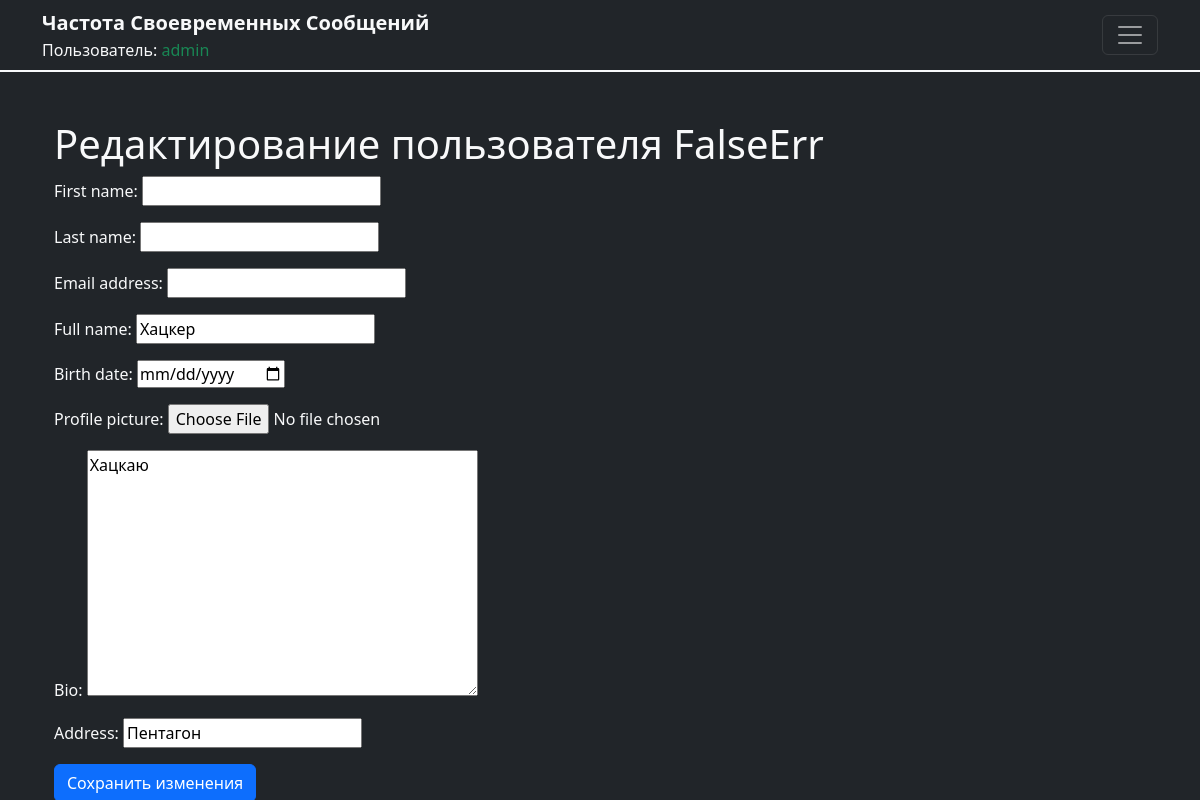
Page /users/edit_user/3/ (signed in) on the committed database.
### users/models.py (models this page shows, shortened)
class User(AbstractUser):
    profile = models.TextField(blank=True)
    is_blocked = models.BooleanField(default=False)
    is_muted = models.BooleanField(default=False)
    block_until = models.DateTimeField(null=True, blank=True)
    mute_until = models.DateTimeField(null=True, blank=True)

class UserProfile(models.Model):
    user = models.OneToOneField(User, on_delete=models.CASCADE)
    full_name = models.CharField(max_length=255, blank=True)
    birth_date = models.DateField(null=True, blank=True)
    profile_picture = models.ImageField(upload_to='profile_pics/', null=True, blank=True)
    friends = models.ManyToManyField('self', symmetrical=False, blank=True, related_name='friend_set')
    address = models.CharField(max_length=255, blank=True)
    bio = models.TextField(blank=True)

### users/views.py (the view)
# urls.py: path('edit_user/<int:user_id>/', views.edit_user, name='edit_user'),
@login_required
def edit_user(request, user_id):
    if not request.user.is_staff:
        return redirect('profile', username=request.user.username)
    user = get_object_or_404(User, pk=user_id)
    user_profile = get_object_or_404(UserProfile, user=user)
    if request.method == 'POST':
        user_form = UserForm(request.POST, instance=user)
        profile_form = UserProfileForm(request.POST, request.FILES, instance=user_profile)
        if user_form.is_valid() and profile_form.is_valid():
            user_form.save()
            profile_form.save()
            messages.success(request, 'User profile was successfully updated!')
            return redirect('admin_panel')
    else:
        user_form = UserForm(instance=user)
        profile_form = UserProfileForm(instance=user_profile)
    return render(request, 'edit_user.html', {
        'user_form': user_form,
        'profile_form': profile_form,
        'profile_user': user
    })

### users/forms.py
class UserForm(forms.ModelForm):
    class Meta:
        model = User
        fields = ['first_name', 'last_name', 'email']

class UserProfileForm(forms.ModelForm):
    birth_date = forms.DateField(widget=forms.DateInput(attrs={'type': 'date'}), required=False)
    class Meta:
        model = UserProfile
        fields = ['full_name', 'birth_date', 'profile_picture', 'bio', 'address']

### templates/edit_user.html (shortened to what this page needs)
{% extends 'base.html' %}
{% block content %}
<div class="container mt-5">
  <h1>Редактирование пользователя {{ profile_user.username }}</h1>
  <form method="post" enctype="multipart/form-data">
    {{ user_form.as_p }}
    {{ profile_form.as_p }}
    <button type="submit" class="btn btn-primary">Сохранить изменения</button>
  </form>
</div>
{% endblock %}

### templates/base.html (shortened to what this page needs)
{% load static %}
<!doctype html>
<html lang="ru">
<head>
  <link href="https://cdn.jsdelivr.net/npm/bootstrap@5.3.3/dist/css/bootstrap.min.css" rel="stylesheet"
>
  <link rel="stylesheet" href="{% static 'css/style.css' %}">
</head>
<body class="bg-dark text-light">
  <header class="header">
    <nav class="navbar navbar-dark bg-dark border-bottom border-2 border-light">
      <div class="container">
        <div>
          <a class="text-logo-FTM text-decoration-none text-light fs-5 fw-bold" href="{% url 'home' %}">Частота Своевременных Сообщений</a>
          <div class="">
            <span class="text-light">Пользователь:</span>
            {% if user.is_authenticated %}
              <a class="text-decoration-none text-success" href="{% url 'profile' user.username %}">{{ user }}</a>
            {% else %}
              <span class="text-danger">не авторизирован</span>
            {% endif %}
          </div>
        </div>
        <button class="navbar-toggler " type="button" data-bs-toggle="offcanvas" data-bs-target="#offcanvasDarkNavbar" aria-controls="offcanvasDarkNavbar" aria-label="Переключить навигацию">
          <span class="navbar-toggler-icon"></span>
        </button>
      </div>
    </nav>
  </header>
  <div class="container mt-3">
    {% block content %}
    {% endblock %}
  </div>
</body>
</html>

### rows in the picture
User: username "admin"
User: username "FalseErr"
UserProfile: full_name "Хацкер", bio "Хацкаю", address "Пентагон"
